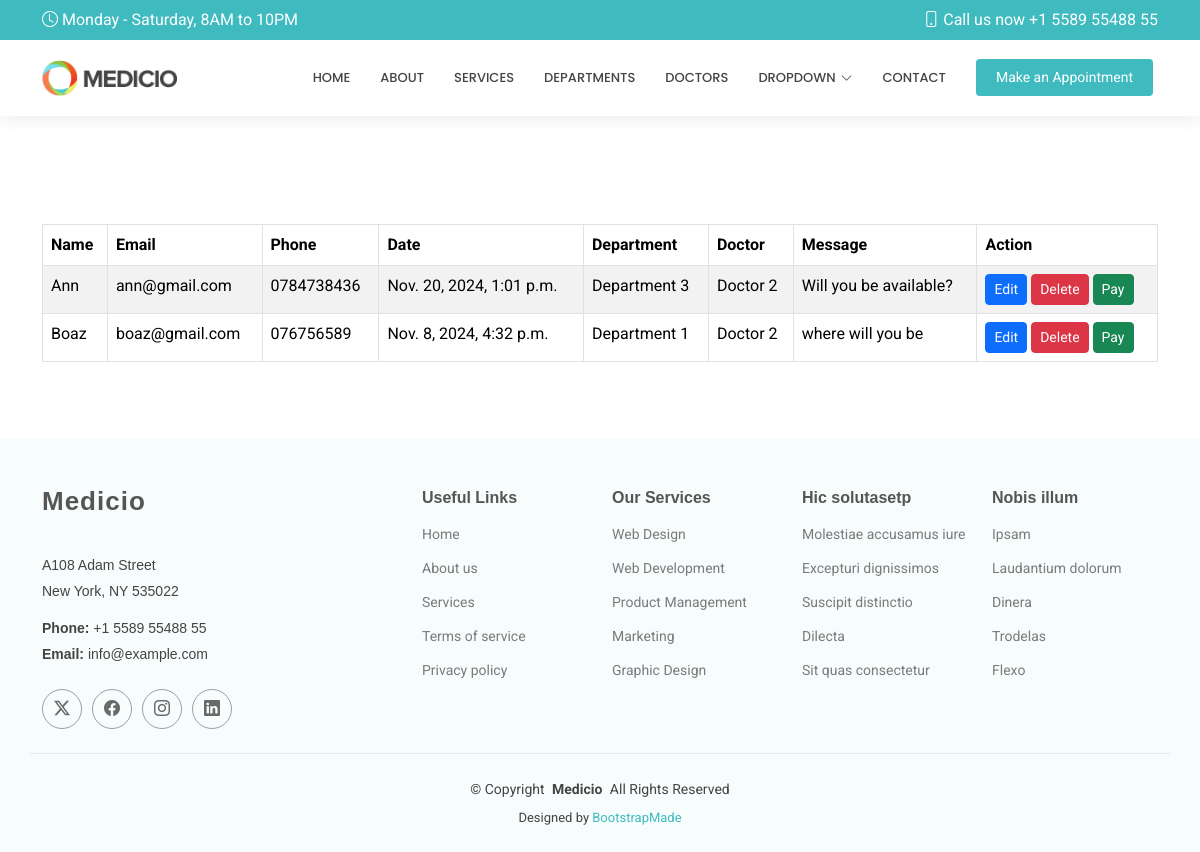
Page /show/ on the committed database.
### myapp/models.py (models this page shows, shortened)
class Appointment(models.Model):
    name = models.CharField(max_length=100)
    email = models.EmailField()
    phone = models.CharField(max_length=100)
    date = models.DateTimeField()
    department = models.CharField(max_length=100)
    doctor = models.CharField(max_length=100)
    message = models.TextField()

### myapp/views.py (the view)
# urls.py: path('show/', views.show, name='show'),
def show(request):
    appointments = Appointment.objects.all()
    return render(request, 'show.html', {'appointments': appointments})

### templates/show.html
{% extends 'starter-page.html'%}
{% load static %}
{% block body %}
    <div class="container mt-5">
        <table class="table table-striped table-bordered">
            <thead class="thead-dark">
                <tr>
                    <th>Name</th>
                    <th>Email</th>
                    <th>Phone</th>
                    <th>Date</th>
                    <th>Department</th>
                    <th>Doctor</th>
                    <th>Message</th>
                    <th>Action</th>
                </tr>
            </thead>
            <tbody>
                {% for appointment in appointments %}
                <tr>
                    <td>{{ appointment.name }}</td>
                    <td>{{ appointment.email }}</td>
                    <td>{{ appointment.phone }}</td>
                    <td>{{ appointment.date }}</td>
                    <td>{{ appointment.department }}</td>
                    <td>{{ appointment.doctor }}</td>
                    <td>{{ appointment.message }}</td>
                    <td>
                        <a href="/edit/{{appointment.id}}" class="btn btn-primary btn-sm">Edit</a>
                        <a href="/delete/{{appointment.id}}" class="btn btn-danger btn-sm">Delete</a>
                        <a href="" class="btn btn-success btn-sm">Pay</a>
                    </td>
                </tr>
                {% endfor %}
            </tbody>
        </table>
    </div>
{% endblock %}

### templates/starter-page.html (shortened to what this page needs)
<!DOCTYPE html>
<html lang="en">
<head>
  {% load static %}
  <link rel="stylesheet" href="{% static 'assets/bootstrap/css/bootstrap.min.css' %}">
  <link href="{% static 'assets/vendor/bootstrap/css/bootstrap.min.css' %}" rel="stylesheet">
  <link href="{% static 'assets/vendor/bootstrap-icons/bootstrap-icons.css' %}" rel="stylesheet">
  <link href="{% static 'assets/vendor/aos/aos.css' %}" rel="stylesheet">
  <link href="{% static 'assets/vendor/fontawesome-free/css/all.min.css' %}" rel="stylesheet">
  <link href="{% static 'assets/vendor/glightbox/css/glightbox.min.css' %}" rel="stylesheet">
  <link href="{% static 'assets/vendor/swiper/swiper-bundle.min.css' %}" rel="stylesheet">
  <link href="{% static 'assets/css/main.css' %}" rel="stylesheet">
</head>
<body class="starter-page-page">
  <header id="header" class="header sticky-top">
    <div class="topbar d-flex align-items-center">
      <div class="container d-flex justify-content-center justify-content-md-between">
        <div class="d-none d-md-flex align-items-center">
          <i class="bi bi-clock me-1"></i> Monday - Saturday, 8AM to 10PM
        </div>
        <div class="d-flex align-items-center">
          <i class="bi bi-phone me-1"></i> Call us now +1 5589 55488 55
        </div>
      </div>
    </div>
    <div class="branding d-flex align-items-center">
      <div class="container position-relative d-flex align-items-center justify-content-end">
      <a href="index.html" class="logo d-flex align-items-center me-auto">
        <img src="{% static 'assets/img/logo.png' %}" alt="">
      </a>
      <nav id="navmenu" class="navmenu">
        <ul>
        <li><a href="{% url 'index' %}">Home</a></li>
        <li><a href="{% url 'about' %}">About</a></li>
        <li><a href="{% url 'services' %}">Services</a></li>
        <li><a href="#departments">Departments</a></li>
        <li><a href="{% url 'doctors' %}">Doctors</a></li>
        <li class="dropdown"><a href="#"><span>Dropdown</span> <i class="bi bi-chevron-down toggle-dropdown"></i></a>
        </li>
        <li><a href="{% url 'contact' %}">Contact</a></li>
        </ul>
      </nav>
      <a class="cta-btn" href="index.html#appointment">Make an Appointment</a>
      </div>
    </div>
    </header>
    <main class="main">
    <section id="starter-section" class="starter-section section">
      {% block body %}
      {% endblock %}
    </section>
  </main>
  <footer id="footer" class="footer light-background">
    <div class="container footer-top">
      <div class="row gy-4">
        <div class="col-lg-4 col-md-6 footer-about">
          <a href="index.html" class="logo d-flex align-items-center">
            <span class="sitename">Medicio</span>
          </a>
          <div class="footer-contact pt-3">
            <p>A108 Adam Street</p>
            <p>New York, NY 535022</p>
            <p class="mt-3"><strong>Phone:</strong> <span>+1 5589 55488 55</span></p>
            <p><strong>Email:</strong> <span>info@example.com</span></p>
          </div>
          <div class="social-links d-flex mt-4">
            <a href=""><i class="bi bi-twitter-x"></i></a>
            <a href=""><i class="bi bi-facebook"></i></a>
            <a href=""><i class="bi bi-instagram"></i></a>
            <a href=""><i class="bi bi-linkedin"></i></a>
          </div>
        </div>
        <div class="col-lg-2 col-md-3 footer-links">
          <h4>Useful Links</h4>
          <ul>
            <li><a href="#">Home</a></li>
            <li><a href="#">About us</a></li>
            <li><a href="#">Services</a></li>
            <li><a href="#">Terms of service</a></li>
            <li><a href="#">Privacy policy</a></li>
          </ul>
        </div>
        <div class="col-lg-2 col-md-3 footer-links">
          <h4>Our Services</h4>
          <ul>
            <li><a href="#">Web Design</a></li>
            <li><a href="#">Web Development</a></li>
            <li><a href="#">Product Management</a></li>
            <li><a href="#">Marketing</a></li>
            <li><a href="#">Graphic Design</a></li>
          </ul>
        </div>
        <div class="col-lg-2 col-md-3 footer-links">
          <h4>Hic solutasetp</h4>
          <ul>
            <li><a href="#">Molestiae accusamus iure</a></li>
            <li><a href="#">Excepturi dignissimos</a></li>
            <li><a href="#">Suscipit distinctio</a></li>
            <li><a href="#">Dilecta</a></li>
            <li><a href="#">Sit quas consectetur</a></li>
          </ul>
        </div>
        <div class="col-lg-2 col-md-3 footer-links">
          <h4>Nobis illum</h4>
          <ul>
            <li><a href="#">Ipsam</a></li>
            <li><a href="#">Laudantium dolorum</a></li>
            <li><a href="#">Dinera</a></li>
            <li><a href="#">Trodelas</a></li>
            <li><a href="#">Flexo</a></li>
          </ul>
        </div>
      </div>
    </div>
    <div class="container copyright text-center mt-4">
      <p>© <span>Copyright</span> <strong class="px-1 sitename">Medicio</strong> <span>All Rights Reserved</span></p>
      <div class="credits">
        Designed by <a href="https://bootstrapmade.com/">BootstrapMade</a>
      </div>
    </div>
  </footer>
</body>
</html>

### static/assets/css/main.css (style rules this page uses)
:root { --default-font: "Roboto", system-ui, -apple-system, "Segoe UI", Roboto, "Helvetica Neue", Arial, "Noto Sans", "Liberation Sans", sans-serif, "Apple Color Emoji", "Segoe UI Emoji", "Segoe UI Symbol", "Noto Color Emoji"; --heading-font: "Raleway", sans-serif; --nav-font: "Poppins", sans-serif; }
:root { --background-color: #ffffff; --default-color: #444444; --heading-color: #555555; --accent-color: #3fbbc0; --surface-color: #ffffff; --contrast-color: #ffffff; }
:root { --nav-color: #444444; --nav-hover-color: #3fbbc0; --nav-mobile-background-color: #ffffff; --nav-dropdown-background-color: #ffffff; --nav-dropdown-color: #444444; --nav-dropdown-hover-color: #3fbbc0; }
.light-background { --background-color: #f7fcfc; --surface-color: #ffffff; }
:root { scroll-behavior: smooth; }
body { color: var(--default-color); background-color: var(--background-color); font-family: var(--default-font); }
a { color: var(--accent-color); text-decoration: none; transition: 0.3s; }
h1, h2, h3, h4, h5, h6 { color: var(--heading-color); font-family: var(--heading-font); }
.header { color: var(--default-color); background-color: var(--background-color); transition: all 0.5s; z-index: 997; box-shadow: 0px 0 18px rgba(0, 0, 0, 0.1); }
.header .topbar { background-color: var(--accent-color); color: var(--contrast-color); height: 40px; padding: 0; transition: all 0.5s; }
.header .branding { min-height: 60px; padding: 10px 0; }
.header .logo { line-height: 1; }
.header .logo img { max-height: 36px; margin-right: 8px; }
.header .cta-btn, .header .cta-btn:focus { color: var(--contrast-color); background: var(--accent-color); font-size: 14px; padding: 8px 20px; margin: 0 5px 0 30px; border-radius: 4px; transition: 0.3s; }
@media (min-width: 1200px) { .navmenu { padding: 0; } }
@media (min-width: 1200px) { .navmenu ul { margin: 0; padding: 0; display: flex; list-style: none; align-items: center; } }
@media (min-width: 1200px) { .navmenu li { position: relative; } }
@media (min-width: 1200px) { .navmenu a, .navmenu a:focus { color: var(--nav-color); padding: 18px 15px; font-size: 13px; font-family: var(--nav-font); font-weight: 500; text-transform: uppercase; display: flex; align-items: center; justify-content: space-between; white-space: nowrap; transition: 0.3s; } }
@media (min-width: 1200px) { .navmenu a i, .navmenu a:focus i { font-size: 12px; line-height: 0; margin-left: 5px; transition: 0.3s; } }
@media (min-width: 1200px) { .navmenu li:last-child a { padding-right: 0; } }
.footer { color: var(--default-color); background-color: var(--background-color); font-size: 14px; position: relative; }
.footer .footer-top { padding-top: 50px; }
.footer .footer-about .logo { line-height: 1; margin-bottom: 25px; }
.footer .footer-about .logo span { color: var(--heading-color); font-family: var(--heading-font); font-size: 26px; font-weight: 700; letter-spacing: 1px; }
.footer .footer-about p { font-size: 14px; font-family: var(--heading-font); }
.footer .social-links a { display: flex; align-items: center; justify-content: center; width: 40px; height: 40px; border-radius: 50%; border: 1px solid color-mix(in srgb, var(--default-color), transparent 50%); font-size: 16px; color: color-mix(in srgb, var(--default-color), transparent 20%); margin-right: 10px; transition: 0.3s; }
.footer h4 { font-size: 16px; font-weight: bold; position: relative; padding-bottom: 12px; }
.footer .footer-links { margin-bottom: 30px; }
.footer .footer-links ul { list-style: none; padding: 0; margin: 0; }
.footer .footer-links ul li { padding: 10px 0; display: flex; align-items: center; }
.footer .footer-links ul li:first-child { padding-top: 0; }
.footer .footer-links ul a { color: color-mix(in srgb, var(--default-color), transparent 30%); display: inline-block; line-height: 1; }
.footer .footer-contact p { margin-bottom: 5px; }
.footer .copyright { padding: 25px 0; border-top: 1px solid color-mix(in srgb, var(--default-color), transparent 90%); }
.footer .copyright p { margin-bottom: 0; }
.footer .credits { margin-top: 8px; font-size: 13px; }
section, .section { color: var(--default-color); background-color: var(--background-color); padding: 60px 0; scroll-margin-top: 120px; overflow: clip; }

### rows in the picture
Appointment: name "Ann", email "ann@gmail.com", phone "0784738436", date "Nov. 20, 2024, 1:01 p.m.", department "Department 3", doctor "Doctor 2", message "Will you be available?"
Appointment: name "Boaz", email "boaz@gmail.com", phone "076756589", date "Nov. 8, 2024, 4:32 p.m.", department "Department 1", doctor "Doctor 2", message "where will you be"
